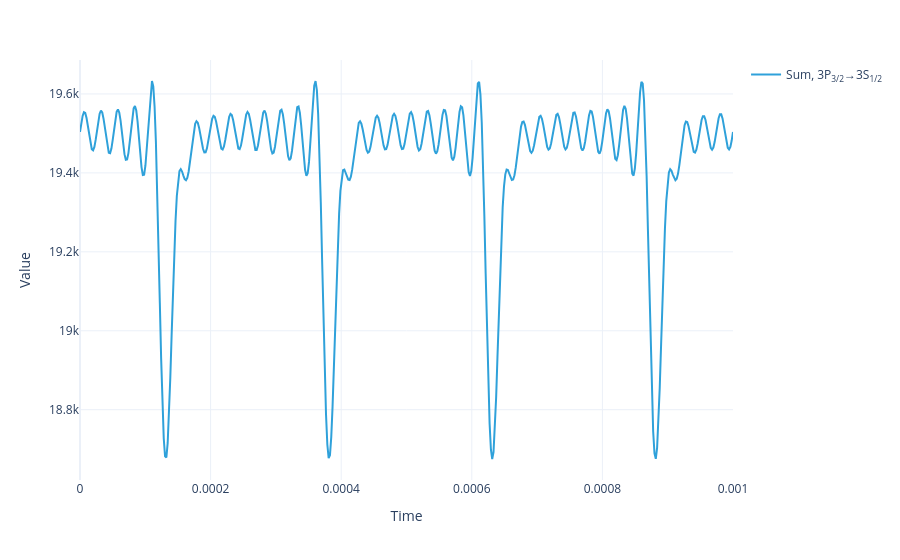

The notebook cell this image was saved under:
### Code cell
model.reconstructed_total_flux(sol, mu).real.visualize()

### Figure 1 — Plotly figure (JSON) as saved in the notebook; plotly's stock layout.template omitted (floating-point values rounded to 4 significant figures; data arrays with more than 128 entries replaced by an {"elided": "..."} marker saying what was removed)
{"data": [{"hovertemplate": "Sum=Sum<br>Transition=3P<sub>3/2</sub>→3S<sub>1/2</sub><br>Time=%{x}<br>Value=%{y}<extra></extra>", "legendgroup": "Sum, 3P<sub>3/2</sub>→3S<sub>1/2</sub>", "line": {"color": "#2fa1da", "dash": "solid"}, "marker": {"symbol": "circle"}, "mode": "lines", "name": "Sum, 3P<sub>3/2</sub>→3S<sub>1/2</sub>", "orientation": "v", "showlegend": true, "type": "scatter", "x": {"elided": "500 float values"}, "xaxis": "x", "y": {"elided": "500 float values"}, "yaxis": "y"}], "layout": {"legend": {"title": {}, "tracegroupgap": 0}, "margin": {"t": 60}, "xaxis": {"anchor": "y", "domain": [0, 1], "title": {"text": "Time"}}, "yaxis": {"anchor": "x", "domain": [0, 1], "title": {"text": "Value"}}}}
